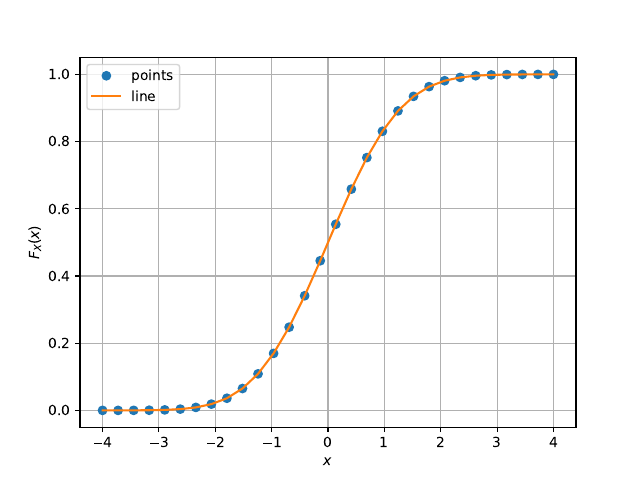

The script that saved this image:
import numpy as np
import matplotlib.pyplot as plt

x=np.linspace(-4,4,30)
simlen=int(1e6)
err=[]
randvar=np.loadtxt('1.1/gau.dat',dtype='double')

for i in range(0,30):
	err_ind = np.nonzero(randvar < x[i]) #checking probability condition
	err_n = np.size(err_ind) #computing the probability
	err.append(err_n/simlen)
 
plt.plot(x,err,'o')
plt.plot(x,err)#plotting the CDF
plt.grid() #creating the grid
plt.xlabel('$x$')
plt.ylabel('$F_X(x)$')
plt.legend(["points","line"])
plt.savefig('2.2/gau_cdf.pdf') #to save graph as pdf
plt.show()